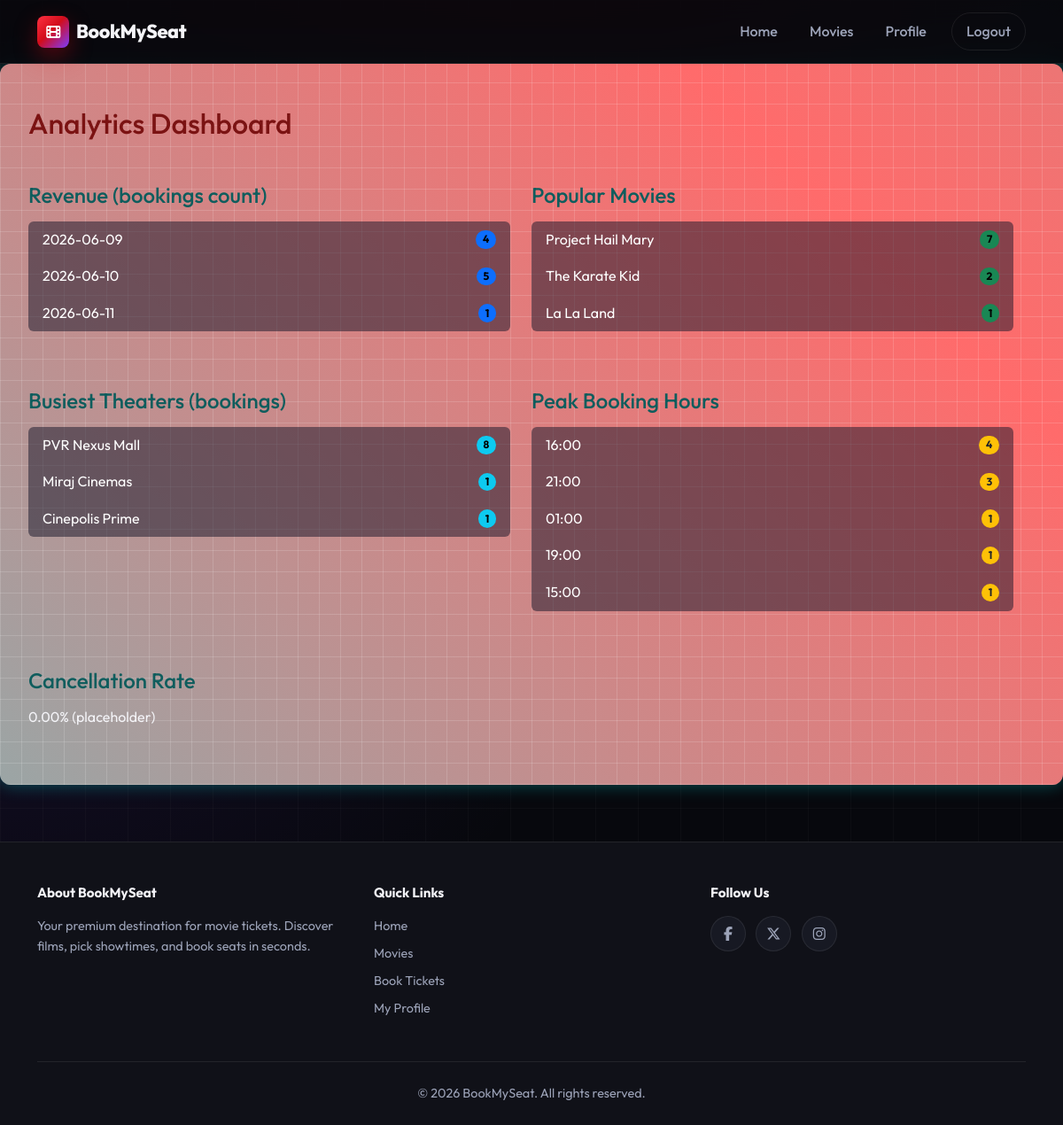
Screenshot of /analytics/ (signed in) with the database file from the repository.
### movies/models.py (models this page shows, shortened)
class Movie(models.Model):
    name= models.CharField(max_length=255)
    image= models.ImageField(upload_to="movies/")
    rating = models.DecimalField(max_digits=3,decimal_places=1)
    cast= models.TextField()
    description= models.TextField(blank=True,null=True) # optional
    trailer_url = models.URLField(blank=True, validators=[validate_youtube_trailer_url])
    genres = models.ManyToManyField("Genre", related_name="movies", blank=True)
    languages = models.ManyToManyField("Language", related_name="movies", blank=True)
    class Meta:
        indexes = [
            models.Index(fields=["name"], name="movie_name_idx"),
            models.Index(fields=["rating", "name"], name="movie_rating_name_idx"),
        ]

class Theater(models.Model):
    name = models.CharField(max_length=255)
    movie = models.ForeignKey(Movie,on_delete=models.CASCADE,related_name='theaters')
    time= models.DateTimeField()

### analytics/views.py (the view)
# urls.py: path('', views.dashboard, name='analytics_dashboard'),
@user_passes_test(lambda u: u.is_staff)
def dashboard(request):
    start_date, end_date = get_date_range(request)
    qs = Booking.objects.all()
    qs = filter_by_date(qs, start_date, end_date)
    daily = qs.annotate(day=TruncDay('booked_at')).values('day').annotate(total=Count('id')).order_by('day')
    weekly = qs.annotate(week=TruncWeek('booked_at')).values('week').annotate(total=Count('id')).order_by('week')
    monthly = qs.annotate(month=TruncMonth('booked_at')).values('month').annotate(total=Count('id')).order_by('month')
    total_bookings = qs.count()
    revenue_data = {
        'daily': list(daily),
        'weekly': list(weekly),
        'monthly': list(monthly),
        'total_bookings': total_bookings,
    }
    movies_key = f"popular_movies_{start_date}_{end_date}"
    popular_movies = cache.get(movies_key)
    if not popular_movies:
        qs = Booking.objects.all()
        qs = filter_by_date(qs, start_date, end_date)
        popular_movies = list(
            qs.values('movie__name')
            .annotate(count=Count('id'))
            .order_by('-count')[:10]
        )
        cache.set(movies_key, popular_movies, 300)
    theaters_key = f"busiest_theaters_{start_date}_{end_date}"
    busiest_theaters = cache.get(theaters_key)
    if not busiest_theaters:
        qs = Booking.objects.select_related('theater')
        qs = filter_by_date(qs, start_date, end_date)
        occupancy = qs.values('theater__name').annotate(
            booked=Count('id'),
            occupancy=Count('id')  # placeholder for occupancy rate
        )
        busiest_theaters = list(occupancy.order_by('-occupancy')[:10])
        cache.set(theaters_key, busiest_theaters, 300)
    hours_key = f"peak_hours_{start_date}_{end_date}"
    peak_hours = cache.get(hours_key)
    if not peak_hours:
        qs = Booking.objects.all()
        qs = filter_by_date(qs, start_date, end_date)
        peak_hours = list(
            qs.annotate(hour=TruncHour('booked_at'))
            .values('hour')
            .annotate(count=Count('id'))
            .order_by('-count')[:10]
        )
        cache.set(hours_key, peak_hours, 300)
    cancel_key = f"cancellation_rate_{start_date}_{end_date}"
    cancellation_rate = cache.get(cancel_key)
    if cancellation_rate is None:
        total = Booking.objects.all()
        total = filter_by_date(total, start_date, end_date)
        total_cnt = total.count()
        cancelled_cnt = 0  # No status field; placeholder
        cancellation_rate = (cancelled_cnt / total_cnt) if total_cnt else 0
        cache.set(cancel_key, cancellation_rate, 300)
    context = {
        'revenue': revenue_data,
        'popular_movies': popular_movies,
        'busiest_theaters': busiest_theaters,
        'peak_hours': peak_hours,
        'cancellation_rate': cancellation_rate,
        'start_date': start_date,
        'end_date': end_date,
    }
    return render(request, 'analytics/dashboard.html', context)

### analytics/views.py (called while the page is built)
def get_date_range(request):
    start = request.GET.get('start')
    end = request.GET.get('end')
    try:
        if start:
            start_date = datetime.datetime.strptime(start, "%Y-%m-%d").date()
        else:
            start_date = None
        if end:
            end_date = datetime.datetime.strptime(end, "%Y-%m-%d").date()
        else:
            end_date = None
    except ValueError:
        start_date = end_date = None
    return start_date, end_date

def filter_by_date(qs, start_date, end_date):
    if start_date:
        qs = qs.filter(booked_at__date__gte=start_date)
    if end_date:
        qs = qs.filter(booked_at__date__lte=end_date)
    return qs

### templates/analytics/dashboard.html (shortened to what this page needs)
{% extends "users/basic.html" %}
{% load static %}
{% block extra_head %}
<link rel="stylesheet" href="{% static 'css/analytics.css' %}">
{% endblock %}
{% block content %}
<div class="analytics-content py-5">
  <div>
  <h2 class="mb-4">Analytics Dashboard</h2>
  <div class="row">
  <div class="row">
    <div class="col-md-6">
      <h4>Revenue (bookings count)</h4>
      <ul class="list-group mb-3">
        {% for entry in revenue.daily %}
        <li class="list-group-item d-flex justify-content-between align-items-center">
          {{ entry.day|date:"Y-m-d" }}
          <span class="badge bg-primary rounded-pill">{{ entry.total }}</span>
        </li>
        {% empty %}
        <li class="list-group-item">No data</li>
        {% endfor %}
      </ul>
    </div>
    <div class="col-md-6">
      <h4>Popular Movies</h4>
      <ul class="list-group mb-3">
        {% for movie in popular_movies %}
        <li class="list-group-item d-flex justify-content-between align-items-center">
          {{ movie.movie__name }}
          <span class="badge bg-success rounded-pill">{{ movie.count }}</span>
        </li>
        {% empty %}
        <li class="list-group-item">No data</li>
        {% endfor %}
      </ul>
    </div>
  </div>
  <div class="row mt-4">
    <div class="col-md-6">
      <h4>Busiest Theaters (bookings)</h4>
      <ul class="list-group mb-3">
        {% for th in busiest_theaters %}
        <li class="list-group-item d-flex justify-content-between align-items-center">
          {{ th.theater__name }}
          <span class="badge bg-info rounded-pill">{{ th.booked }}</span>
        </li>
        {% empty %}
        <li class="list-group-item">No data</li>
        {% endfor %}
      </ul>
    </div>
    <div class="col-md-6">
      <h4>Peak Booking Hours</h4>
      <ul class="list-group mb-3">
        {% for hour in peak_hours %}
        <li class="list-group-item d-flex justify-content-between align-items-center">
          {{ hour.hour|date:"H:00" }}
          <span class="badge bg-warning text-dark rounded-pill">{{ hour.count }}</span>
        </li>
        {% empty %}
        <li class="list-group-item">No data</li>
        {% endfor %}
      </ul>
    </div>
  </div>
  <div class="mt-4">
    <h4>Cancellation Rate</h4>
    <p>{{ cancellation_rate|floatformat:2 }}% (placeholder)</p>
  </div>
</div>
{% endblock %}

### static/css/main.css (style rules this page uses)
:root { --bg-deep: #07080d; --bg-surface: #101118; --bg-elevated: #171923; --bg-card: #1d202b; --border-subtle: rgba(255, 255, 255, 0.08); --border-glow: rgba(229, 9, 20, 0.45); --text-primary: #f4f4f8; --text-secondary: #9ca3b8; --text-muted: #6b7289; --accent: #e50914; --accent-hover: #ff1a27; --accent-cyan: #30d5c8; --accent-gold: #f5c518; --gradient-brand: linear-gradient(135deg, #ff3142 0%, #d20d1b 45%, #7d3cff 100%); --gradient-card: linear-gradient(145deg, rgba(229, 9, 20, 0.14) 0%, rgba(48, 213, 200, 0.06) 45%, transparent 75%); --gradient-hero: linear-gradient(180deg, transparent 0%, var(--bg-deep) 100%); --shadow-card: 0 8px 32px rgba(0, 0, 0, 0.45); --shadow-hover: 0 20px 48px rgba(229, 9, 20, 0.2); --radius-sm: 8px; --radius-md: 12px; --radius-lg: 16px; --radius-xl: 24px; --font: 'Outfit', system-ui, sans-serif; --nav-height: 72px; --transition: 0.3s cubic-bezier(0.4, 0, 0.2, 1); }
*, *::before, *::after { box-sizing: border-box; }
html { scroll-behavior: smooth; }
body { font-family: var(--font); background: var(--bg-deep); color: var(--text-primary); line-height: 1.6; min-height: 100vh; display: flex; flex-direction: column; background-image: linear-gradient(rgba(255, 255, 255, 0.025) 1px, transparent 1px), linear-gradient(90deg, rgba(255, 255, 255, 0.025) 1px, transparent 1px), radial-gradient(ellipse 70% 42% at 50% -18%, rgba(229, 9, 20, 0.24), transparent), radial-gradient(ellipse 44% 36% at 100% 22%, rgba(48, 213, 200, 0.09), transparent), radial-gradient(ellipse 54% 40% at 0% 55%, rgba(125, 60, 255, 0.1), transparent); background-size: 48px 48px, 48px 48px, auto, auto, auto; }

### static/css/analytics.css (style rules this page uses)
.analytics-content { position: relative; overflow: hidden; animation: fadeInUp 0.8s ease-out; backdrop-filter: blur(12px); border-radius: 12px; padding: 2rem; box-shadow: 0 0 20px rgba(0,255,255,0.3), inset 0 0 30px rgba(0,255,255,0.2); }
.analytics-content::before { content: ""; position: absolute; inset: 0; background: linear-gradient(45deg, #0ff, #ff6b6b, #4ecdc4); background-size: 400% 400%; animation: gradientBG 12s ease infinite; z-index: 0; }
.analytics-content::after { content: ""; position: absolute; inset: 0; background-image: repeating-linear-gradient(0deg, rgba(255,255,255,0.15) 0, rgba(255,255,255,0.15) 1px, transparent 1px, transparent 24px), repeating-linear-gradient(90deg, rgba(255,255,255,0.15) 0, rgba(255,255,255,0.15) 1px, transparent 1px, transparent 24px); pointer-events: none; z-index: 1; }
.analytics-content > * { position: relative; z-index: 2; }
.row > .col-md-6 { margin-bottom: 1.5rem; }
.list-group-item { background: rgba(20,20,40,0.5); border: none; color: #fff; transition: background 0.3s, transform 0.3s; }
.list-group-item .badge { background: #0ff; color: #000; transition: transform 0.3s; }
h4 { color: rgb(15, 93, 93); position: relative; padding-bottom: 0.4rem; }
h4::after { content: ''; position: absolute; left: 0; bottom: 0; width: 0; height: 2px; background: #0ff; transition: width .4s; }

### templates/analytics/dashboard.html (style rules this page uses)
.analytics-content { background: rgba(255,255,255,0.15) !important; backdrop-filter: blur(10px) !important; }
h2 { color: #7b1313 !important; }

### rows the page displays
Movie: movie__name "Project Hail Mary", count "7"
Movie: movie__name "The Karate Kid", count "2"
Movie: movie__name "La La Land", count "1"
Theater: theater__name "PVR Nexus Mall", booked "8"
Theater: theater__name "Miraj Cinemas", booked "1"
Theater: theater__name "Cinepolis Prime", booked "1"

### other values shown
{{ entry.day|date:"Y-m-d" }} "2026-06-09" "2026-06-10" "2026-06-11"
{{ entry.total }} "4" "5" "1"
{{ hour.hour|date:"H:00" }} "16:00" "21:00" "01:00" "19:00" "15:00"
{{ hour.count }} "4" "3" "1" "1" "1"
{{ cancellation_rate|floatformat:2 }} "0.00"
